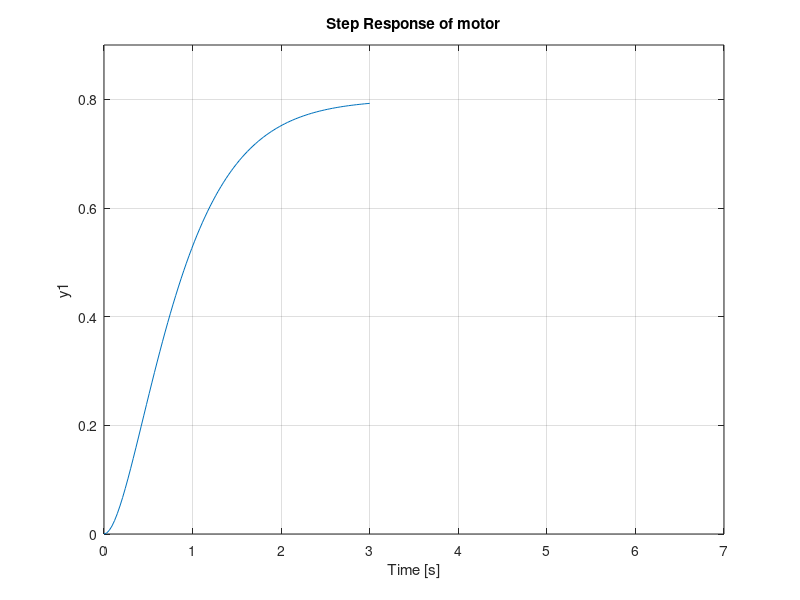

Recreate this plot in MATLAB. (Note: this script raises an error after producing the figure.)
%Systimata Eleghou 2h ergastiriakh askhsh
%Omada:25

%motor

clear all;
close all;

s = tf('s'); % Laplace variable

%1
figure (1);
Tg = 1.05; Tu = 0.14;
T1 = Tg/exp(1); 
T2 = Tu/(3-exp(1));
Ks = 0.8;
Hs = 0.8/(T1*T2*s^2 + (T1+T2)*s + 1);
step(Hs);
axis([0 7 0 0.9]);
title('Step Response of motor');

%2 & 3

t = 0:0.01:60;
d = +3.75:15:60;
Ps =1500 + 500*pulstran(t, d, @rectpuls, 7.5);

% P Controller 0%

Kp = (0.3*Tg)/(Tu*0.8);
Gp = pidstd(Kp);
Sp = feedback(Gp*Hs, 1);

figure(2);
lsim(Sp, Ps, t);
axis([0 60 1000 2200]);

title('P controller simulation');
LS = lsim(Sp, Ps, t);
buffer = Ps - (LS.');
errorsp = abs(buffer);
errorsp_sqrd = errorsp.^2;
time_weighted_errorsp = t .* errorsp;
ISEp = trapz(t, errorsp_sqrd);
ITAEp = trapz(t, time_weighted_errorsp);

% PI Controller 0%

Kpi = (0.35*Tg)/(Tu*0.8);
TIpi = 1.2*Tg;
Gpi = pidstd(Kpi,TIpi);
Spi = feedback(Gpi*Hs, 1);

figure(3);
lsim(Spi, Ps, t);
axis([0 60 1000 2200]);

title('PI controller simulation');
LS = lsim(Spi, Ps, t);
buffer = Ps - (LS.');
errorspi = abs(buffer);
errorspi_sqrd = errorspi.^2;
time_weighted_errorspi = t .* errorspi;
ISEpi = trapz(t, errorspi_sqrd);
ITAEpi = trapz(t, time_weighted_errorspi);

% PID Controller 0%

Kpid = (0.6*Tg)/(Tu*0.8);
TIpid = Tg;
Tdpid = 0.5*Tu;
Gpid = pidstd(Kpid,TIpid,Tdpid);
Spid = feedback(Gpid*Hs, 1);

figure(4);
lsim(Spid, Ps, t);
axis([0 60 1000 2200]);

title('PID controller simulation');
LS = lsim(Spid, Ps, t);
buffer = Ps - (LS.');
errorspid = abs(buffer);
errorspid_sqrd = errorspid.^2;
time_weighted_errorspid = t .* errorspid;
ISEpid = trapz(t, errorspid_sqrd);
ITAEpid = trapz(t, time_weighted_errorspid);

%4

Tsum = T1+T2;

% P Controller

Kpt = 1/Ks;
Gpt = pidstd(Kpt);
Spt = feedback(Gpt*Hs, 1);

figure(5);
lsim(Spt, Ps, t);
axis([0 60 1000 2200]);

title('P controller simulation');
LS = lsim(Spt, Ps, t);
buffer = Ps - (LS.');
errorspt = abs(buffer);
errorspt_sqrd = errorspt.^2;
time_weighted_errorspt = t .* errorspt;
ISEpt = trapz(t, errorspt_sqrd);
ITAEpt = trapz(t, time_weighted_errorspt);

% PI Controller

Kpit = 0.5/Ks;
TIpit = 0.5*Tsum;
Gpit = pidstd(Kpit,TIpit);
Spit = feedback(Gpit*Hs, 1);

figure(6);
lsim(Spit, Ps, t);
axis([0 60 1000 2200]);

title('PI controller simulation');
LS = lsim(Spit, Ps, t);
buffer = Ps - (LS.');
errorspit = abs(buffer);
errorspit_sqrd = errorspit.^2;
time_weighted_errorspit = t .* errorspit;
ISEpit = trapz(t, errorspit_sqrd);
ITAEpit = trapz(t, time_weighted_errorspit);

% PID Controller

Kpidt = 1/Ks;
TIpidt = 0.66*Tsum; 
Tdpidt = 0.17*Tsum;
Gpidt = pidstd(Kpidt,TIpidt,Tdpidt);
Spidt = feedback(Gpidt*Hs, 1);

figure(7);
lsim(Spidt, Ps, t);
axis([0 60 1000 2200]);

title('PID controller simulation');
LS = lsim(Spidt, Ps, t);
buffer = Ps - (LS.');
errorspidt = abs(buffer);
errorspidt_sqrd = errorspidt.^2;
time_weighted_errorspidt = t .* errorspidt;
ISEpidt = trapz(t, errorspidt_sqrd);
ITAEpidt = trapz(t, time_weighted_errorspidt);


